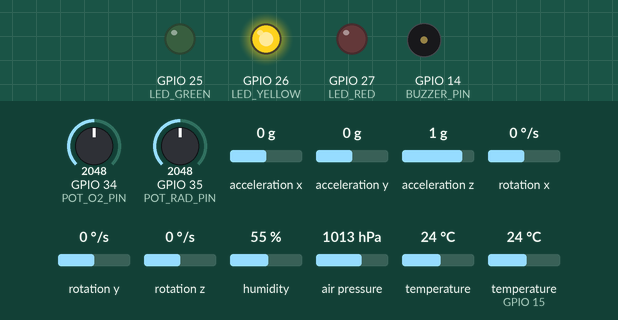
Recording of a sketch running on a simulated ESP32. Shown: output pins drawn as LEDs (lit = HIGH), buzzer (waves = sounding, pin HIGH). The test bench sets the inputs (shaded band); at power-on: temperature (sensor on GPIO 15) 24 °C, GPIO 34 (POT_O2_PIN) = 2048, GPIO 35 (POT_RAD_PIN) = 2048, acceleration x 0 g, acceleration y 0 g, acceleration z 1 g, rotation x 0 °/s, rotation y 0 °/s, rotation z 0 °/s, humidity 55 %, air pressure 1013 hPa, temperature 24 °C. WiFi joins after 1.5 s; servers stay silent unless stated; no MQTT or app messages arrive unless stated; what the sketch prints to the serial monitor is not drawn.

Above: at 3.3 s.
3.4 s: temperature (sensor on GPIO 15) set to 34.3 °C
7.2 s: temperature (sensor on GPIO 15) set to 35.4 °C
At 10.2 s:
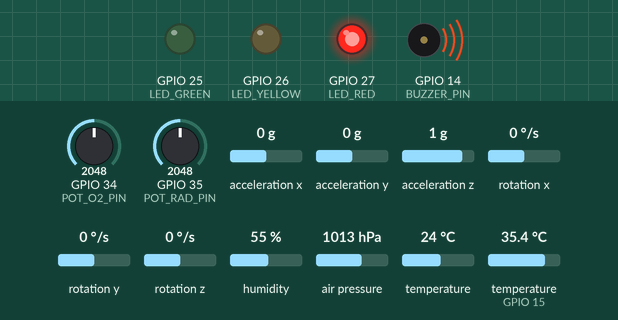
10.5 s: temperature (sensor on GPIO 15) set to 12 °C
At 12.5 s:
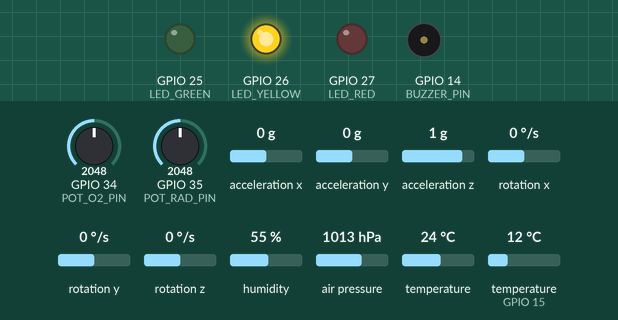
13.5 s: GPIO 34 (POT_O2_PIN) set to 3451
16.2 s: GPIO 34 (POT_O2_PIN) set to 3539
At 19.5 s:
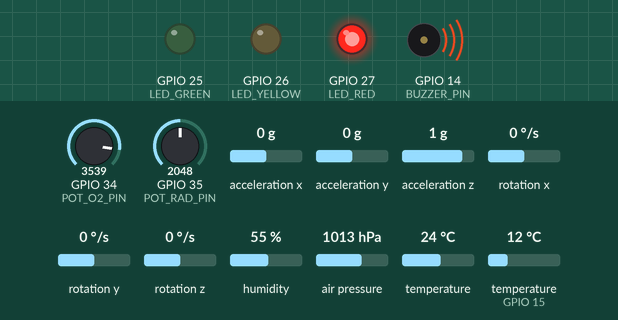
Timing chart, 0 to 20.5 s (numbered marks = the images above; inputs shaded):
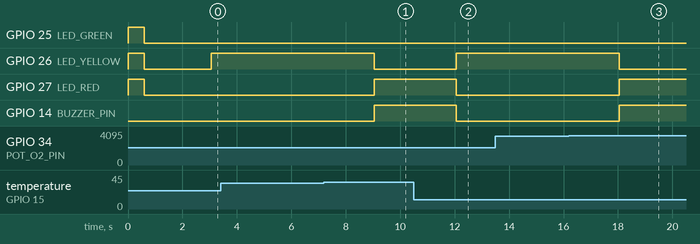

The sketch:

sketch.ino
```cpp
#include <WiFi.h>
#include <WiFiClientSecure.h>
#include <PubSubClient.h>
#include <ArduinoJson.h>
#include <DHT.h>
#include <Adafruit_BMP085.h>
#include <Adafruit_MPU6050.h>
#include <Adafruit_Sensor.h>

// ── Wi-Fi ─────────────────────────────────────────────────────────
const char* WIFI_SSID     = "Wokwi-GUEST";
const char* WIFI_PASSWORD = "";

// ── HiveMQ Cloud ──────────────────────────────────────────────────
const char* MQTT_BROKER   = "efedf4b853574cef8100661792bd568a.s1.eu.hivemq.cloud";
const int   MQTT_PORT     = 8883;
const char* MQTT_USER     = "SEU_USUARIO_MQTT";
const char* MQTT_PASSWORD = "SUA_SENHA_MQTT";

// ── Tópicos MQTT ──────────────────────────────────────────────────
const char* TOPIC_TEMPERATURA = "dragon/telemetry/temperatura";
const char* TOPIC_UMIDADE     = "dragon/telemetry/umidade";
const char* TOPIC_PRESSAO     = "dragon/telemetry/pressao";
const char* TOPIC_OXIGENIO    = "dragon/telemetry/oxigenio";
const char* TOPIC_RADIACAO    = "dragon/telemetry/radiacao";
const char* TOPIC_ACELERACAO  = "dragon/telemetry/aceleracao";
const char* TOPIC_STATUS      = "dragon/telemetry/status";
const char* TOPIC_FULL        = "dragon/telemetry/full";

// ── Intervalos ────────────────────────────────────────────────────
const unsigned long INTERVALO_MS         = 3000;
const unsigned long RECONNECT_INTERVALO  = 10000;

// ── DHT22 — GPIO 15 ───────────────────────────────────────────────
#define DHT_PIN  15
#define DHT_TYPE DHT22
DHT dht(DHT_PIN, DHT_TYPE);

// ── Potenciômetros ────────────────────────────────────────────────
#define POT_O2_PIN  34
#define POT_RAD_PIN 35

// ── Pinos de alerta visual ────────────────────────────────────────
#define LED_GREEN  25
#define LED_YELLOW 26
#define LED_RED    27
#define BUZZER_PIN 14

// ── Limiares ──────────────────────────────────────────────────────
#define TEMP_WARN_L 17.0
#define TEMP_WARN_H 27.0
#define TEMP_CRIT_L 10.0
#define TEMP_CRIT_H 35.0
#define PRES_WARN_L 980.0
#define PRES_WARN_H 1040.0
#define PRES_CRIT_L 950.0
#define PRES_CRIT_H 1070.0
#define O2_WARN_L 18.0
#define O2_WARN_H 24.0
#define O2_CRIT_L 16.0
#define O2_CRIT_H 26.0
#define RAD_WARN 5.0
#define RAD_CRIT 20.0
#define ACCEL_WARN 2.5
#define ACCEL_CRIT 4.5
#define HUM_WARN_L 25.0
#define HUM_WARN_H 70.0

// ── Clientes ──────────────────────────────────────────────────────
WiFiClientSecure espClient;
PubSubClient     client(espClient);

// ── Objetos de sensor ─────────────────────────────────────────────
Adafruit_BMP085  bmp;
Adafruit_MPU6050 mpu;

bool bmpOk = false;
bool mpuOk = false;

// ── Leitura suavizada ─────────────────────────────────────────────
int lerADC(uint8_t pino) {
  long soma = 0;
  for (int i = 0; i < 10; i++) {
    soma += analogRead(pino);
    delay(2);
  }
  return (int)(soma / 10);
}

// ── Wi-Fi ─────────────────────────────────────────────────────────
void setup_wifi() {
  Serial.println("[WIFI] Conectando...");
  WiFi.mode(WIFI_STA);
  WiFi.begin(WIFI_SSID, WIFI_PASSWORD);
  int tentativas = 0;
  while (WiFi.status() != WL_CONNECTED && tentativas < 20) {
    delay(500);
    Serial.print(".");
    tentativas++;
  }
  if (WiFi.status() == WL_CONNECTED) {
    Serial.println("\n[WIFI] Conectado! IP: " + WiFi.localIP().toString());
  } else {
    Serial.println("\n[WIFI] Falha na conexao — continuando offline.");
  }
}

// ── Reconexão MQTT não-bloqueante ─────────────────────────────────
void tentarReconnect() {
  if (WiFi.status() != WL_CONNECTED) return;
  Serial.print("[MQTT] Conectando...");
  String clientId = "DragonESP32-" + String(millis(), HEX);
  if (client.connect(clientId.c_str(), MQTT_USER, MQTT_PASSWORD)) {
    Serial.println(" OK!");
  } else {
    Serial.printf(" falhou rc=%d\n", client.state());
  }
}

// ── Avalia nível de alerta ────────────────────────────────────────
int avaliarAlerta(float temp, float hum, float pres,
                   float o2, float rad, float accel) {
  if (temp  < TEMP_CRIT_L || temp  > TEMP_CRIT_H) return 2;
  if (pres  < PRES_CRIT_L || pres  > PRES_CRIT_H) return 2;
  if (o2    < O2_CRIT_L   || o2    > O2_CRIT_H)   return 2;
  if (rad   > RAD_CRIT)                            return 2;
  if (accel > ACCEL_CRIT)                          return 2;
  if (temp  < TEMP_WARN_L || temp  > TEMP_WARN_H) return 1;
  if (pres  < PRES_WARN_L || pres  > PRES_WARN_H) return 1;
  if (o2    < O2_WARN_L   || o2    > O2_WARN_H)   return 1;
  if (rad   > RAD_WARN)                            return 1;
  if (accel > ACCEL_WARN)                          return 1;
  if (hum   < HUM_WARN_L  || hum   > HUM_WARN_H)  return 1;
  return 0;
}

// ── Atualiza LEDs e buzzer ────────────────────────────────────────
void atualizarAlertas(int nivel) {
  digitalWrite(LED_GREEN,  nivel == 0 ? HIGH : LOW);
  digitalWrite(LED_YELLOW, nivel == 1 ? HIGH : LOW);
  digitalWrite(LED_RED,    nivel == 2 ? HIGH : LOW);
  digitalWrite(BUZZER_PIN, nivel == 2 ? HIGH : LOW);
}

// ── Setup ─────────────────────────────────────────────────────────
void setup() {
  Serial.begin(115200);

  Serial.println("\n========================================");
  Serial.println("   DRAGON CAPSULE — Sistema Iniciando  ");
  Serial.println("========================================");

  pinMode(LED_GREEN,  OUTPUT);
  pinMode(LED_YELLOW, OUTPUT);
  pinMode(LED_RED,    OUTPUT);
  pinMode(BUZZER_PIN, OUTPUT);

  digitalWrite(LED_GREEN,  HIGH);
  digitalWrite(LED_YELLOW, HIGH);
  digitalWrite(LED_RED,    HIGH);
  delay(600);
  digitalWrite(LED_GREEN,  LOW);
  digitalWrite(LED_YELLOW, LOW);
  digitalWrite(LED_RED,    LOW);

  dht.begin();
  Serial.println("[INIT] DHT22 OK.");

  bmpOk = bmp.begin();
  if (bmpOk) {
    Serial.println("[INIT] BMP180 OK.");
  } else {
    Serial.println("[WARN] BMP180 nao encontrado — simulacao ativa.");
  }

  mpuOk = mpu.begin();
  if (mpuOk) {
    mpu.setAccelerometerRange(MPU6050_RANGE_8_G);
    mpu.setFilterBandwidth(MPU6050_BAND_21_HZ);
    Serial.println("[INIT] MPU6050 OK.");
  } else {
    Serial.println("[WARN] MPU6050 nao encontrado — simulacao ativa.");
  }

  Serial.println("----------------------------------------");
  Serial.println("  DHT22    → GPIO 15  (Temp + Umidade)");
  Serial.println("  BMP180   → I2C 0x77 (Pressao)");
  Serial.println("  MPU-6050 → I2C 0x68 (Aceleracao)");
  Serial.println("  Pot O2   → GPIO 34  (14-28 %)");
  Serial.println("  Pot Rad  → GPIO 35  (0-30 uSv/h)");
  Serial.println("----------------------------------------");

  setup_wifi();

  espClient.setInsecure();
  client.setServer(MQTT_BROKER, MQTT_PORT);
  client.setBufferSize(1024);

  tentarReconnect();

  Serial.println("[INIT] Setup concluido.\n");
}

// ── Loop ──────────────────────────────────────────────────────────
void loop() {
  if (client.connected()) {
    client.loop();
  }

  static unsigned long ultimoEnvio     = 0;
  static unsigned long ultimoReconnect = 0;

  if (!client.connected()) {
    if (millis() - ultimoReconnect >= RECONNECT_INTERVALO) {
      ultimoReconnect = millis();
      tentarReconnect();
    }
  }

  if (millis() - ultimoEnvio < INTERVALO_MS) return;
  ultimoEnvio = millis();

  // ── Leituras ────────────────────────────────────────────────────
  float temperatura = dht.readTemperature();
  float umidade     = dht.readHumidity();
  if (isnan(temperatura) || isnan(umidade)) {
    temperatura = 22.0 + 3.0 * sin(millis() / 15000.0);
    umidade     = 48.0;
  }

  float pressao = bmpOk ? bmp.readPressure() / 100.0
                        : 1013.25 + 5.0 * sin(millis() / 25000.0);

  float oxigenio = 14.0 + (lerADC(POT_O2_PIN)  / 4095.0) * 14.0;
  float radiacao = 0.0  + (lerADC(POT_RAD_PIN) / 4095.0) * 30.0;

  float accelX = 0.01, accelY = 0.0, accelZ = 1.0, accelMag = 1.0;
  if (mpuOk) {
    sensors_event_t a, g, t;
    mpu.getEvent(&a, &g, &t);
    accelX   = a.acceleration.x / 9.81;
    accelY   = a.acceleration.y / 9.81;
    accelZ   = a.acceleration.z / 9.81;
    accelMag = sqrt(accelX*accelX + accelY*accelY + accelZ*accelZ);
  }

  // ── Alerta ──────────────────────────────────────────────────────
  int alerta = avaliarAlerta(temperatura, umidade, pressao,
                              oxigenio, radiacao, accelMag);
  atualizarAlertas(alerta);
  const char* alertaStr = (alerta == 0) ? "OK"
                        : (alerta == 1) ? "WARNING" : "CRITICAL";

  // ── Serial ──────────────────────────────────────────────────────
  Serial.println("──────────────────────────────────────────");
  Serial.printf("[DRAGON] Temp: %.1f C | Umid: %.1f%% | Pres: %.1f hPa\n",
                temperatura, umidade, pressao);
  Serial.printf("[DRAGON] O2: %.1f%% | Rad: %.1f uSv/h | Accel: %.2f g\n",
                oxigenio, radiacao, accelMag);
  Serial.printf("[DRAGON] Status: %s | MQTT: %s\n",
                alertaStr, client.connected() ? "ON" : "OFF");

  // ── Publicações MQTT ────────────────────────────────────────────
  if (!client.connected()) {
    Serial.println("[MQTT] Offline — publicacao ignorada.");
    return;
  }

  char buf[128];

  snprintf(buf, sizeof(buf), "{\"temperatura\":%.2f}", temperatura);
  client.publish(TOPIC_TEMPERATURA, buf);

  snprintf(buf, sizeof(buf), "{\"umidade\":%.1f}", umidade);
  client.publish(TOPIC_UMIDADE, buf);

  snprintf(buf, sizeof(buf), "{\"pressao\":%.2f}", pressao);
  client.publish(TOPIC_PRESSAO, buf);

  snprintf(buf, sizeof(buf), "{\"oxigenio\":%.2f}", oxigenio);
  client.publish(TOPIC_OXIGENIO, buf);

  snprintf(buf, sizeof(buf), "{\"radiacao\":%.2f}", radiacao);
  client.publish(TOPIC_RADIACAO, buf);

  snprintf(buf, sizeof(buf),
           "{\"accel_x\":%.3f,\"accel_y\":%.3f,\"accel_z\":%.3f,\"magnitude\":%.3f}",
           accelX, accelY, accelZ, accelMag);
  client.publish(TOPIC_ACELERACAO, buf);

  snprintf(buf, sizeof(buf),
           "{\"nivel\":%d,\"descricao\":\"%s\"}", alerta, alertaStr);
  client.publish(TOPIC_STATUS, buf);

  // ── Payload completo ────────────────────────────────────────────
  StaticJsonDocument<768> doc;
  doc["device_id"] = "dragon-capsule-001";
  doc["mission"]   = "SpaceX-Dragon-ISS";
  doc["ts_ms"]     = millis();

  JsonObject env = doc.createNestedObject("environment");
  env["temperatura_c"] = round(temperatura * 100) / 100.0;
  env["umidade_pct"]   = round(umidade     * 10)  / 10.0;
  env["pressao_hpa"]   = round(pressao     * 100) / 100.0;

  JsonObject life = doc.createNestedObject("life_support");
  life["oxigenio_pct"]  = round(oxigenio * 100) / 100.0;
  life["radiacao_usvh"] = round(radiacao * 100) / 100.0;

  JsonObject mot = doc.createNestedObject("motion");
  mot["accel_x_g"]   = round(accelX   * 1000) / 1000.0;
  mot["accel_y_g"]   = round(accelY   * 1000) / 1000.0;
  mot["accel_z_g"]   = round(accelZ   * 1000) / 1000.0;
  mot["magnitude_g"] = round(accelMag * 1000) / 1000.0;

  JsonObject st = doc.createNestedObject("status");
  st["nivel"]     = alerta;
  st["descricao"] = alertaStr;

  char fullBuf[768];
  serializeJson(doc, fullBuf, sizeof(fullBuf));
  client.publish(TOPIC_FULL, fullBuf);
}
```

Measured:
- the behaviour switches between 35 and 35.1 °C on temperature (sensor on GPIO 15) (found by bisection; images 0 and 1)
- the behaviour switches between 3510 and 3511 on GPIO 34 (POT_O2_PIN) (found by bisection; images 2 and 3)
- after the input at 3.4 s, every drawn part: stays the same
- after the input at 7.2 s, GPIO 26 (LED_YELLOW): HIGH → LOW after 1.9 s; GPIO 27 (LED_RED), GPIO 14 (BUZZER_PIN): LOW → HIGH after 1.9 s
- after the input at 10.5 s, GPIO 26 (LED_YELLOW): LOW → HIGH after 1.6 s; GPIO 27 (LED_RED), GPIO 14 (BUZZER_PIN): HIGH → LOW after 1.6 s
- after the input at 13.5 s, every drawn part: stays the same
- after the input at 16.2 s, GPIO 26 (LED_YELLOW): HIGH → LOW after 1.9 s; GPIO 27 (LED_RED), GPIO 14 (BUZZER_PIN): LOW → HIGH after 1.9 s
